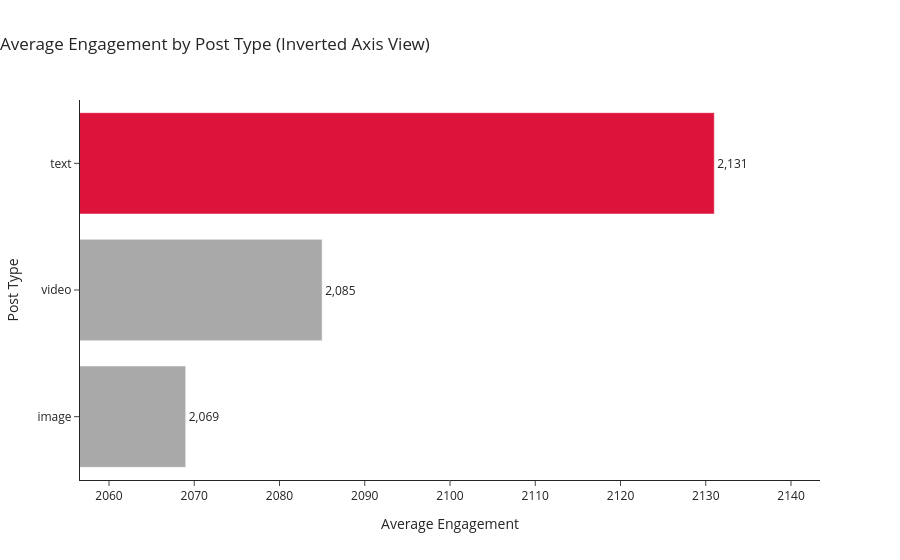

The notebook cell saved with this chart:
### Markdown cell above
5. **Post type with highest average engagement**  
   - Which **type of post** had the highest **average engagement**?

### Code cell
import plotly.express as px

# -------------------------------
# 1. Query data
# -------------------------------
avg_eng = db.query("""
    SELECT 
        post_type,
        ROUND(AVG(likes + shares + comments), 0) AS avg_Engagement
    FROM df
    GROUP BY post_type
    ORDER BY avg_Engagement DESC, post_type
""").df()

# -------------------------------
# 2. Sort for inverted visual
# -------------------------------
avg_eng = avg_eng.sort_values("avg_Engagement", ascending=True)

# -------------------------------
# 3. Color logic (highlight highest only)
# -------------------------------
avg_eng["color"] = [
    "darkgray" if i != len(avg_eng) - 1 else "crimson"
    for i in range(len(avg_eng))
]

# -------------------------------
# 4. Horizontal bar chart with text labels
# -------------------------------
fig = px.bar(
    avg_eng,
    x="avg_Engagement",
    y="post_type",
    orientation="h",
    color="color",
    color_discrete_map="identity",
    text="avg_Engagement",   # ✅ add value labels
    template="simple_white",
    title="Average Engagement by Post Type (Inverted Axis View)"
)

# -------------------------------
# 5. Axis scaling (zoomed emphasis)
# -------------------------------
x_min = avg_eng["avg_Engagement"].min()
x_max = avg_eng["avg_Engagement"].max()
padding = (x_max - x_min) * 0.2

fig.update_layout(
    title_x=0,
    showlegend=False,
    xaxis=dict(
        title="Average Engagement",
        range=[x_min - padding, x_max + padding]
    ),
    yaxis=dict(
        title="Post Type",
        categoryorder="total ascending"
    )
)

# -------------------------------
# 6. Improve text formatting
# -------------------------------
fig.update_traces(
    texttemplate="%{text:,.0f}",
    textposition="outside"
)

# -------------------------------
# 7. Display
# -------------------------------
fig.show()

### Figure 1 — Plotly figure (JSON) as saved in the notebook; plotly's stock layout.template omitted (floating-point values rounded to 4 significant figures)
{"data": [{"hovertemplate": "avg_Engagement=%{text}<br>post_type=%{y}<extra></extra>", "legendgroup": "", "marker": {"color": "darkgray", "pattern": {"shape": ""}}, "name": "", "orientation": "h", "showlegend": false, "text": [2069.0, 2085.0], "textposition": "outside", "texttemplate": "%{text:,.0f}", "type": "bar", "x": [2069.0, 2085.0], "xaxis": "x", "y": ["image", "video"], "yaxis": "y"}, {"hovertemplate": "avg_Engagement=%{text}<br>post_type=%{y}<extra></extra>", "legendgroup": "", "marker": {"color": "crimson", "pattern": {"shape": ""}}, "name": "", "orientation": "h", "showlegend": false, "text": [2131.0], "textposition": "outside", "texttemplate": "%{text:,.0f}", "type": "bar", "x": [2131.0], "xaxis": "x", "y": ["text"], "yaxis": "y"}], "layout": {"barmode": "relative", "legend": {"tracegroupgap": 0}, "showlegend": false, "title": {"text": "Average Engagement by Post Type (Inverted Axis View)", "x": 0}, "xaxis": {"anchor": "y", "domain": [0, 1], "range": [2057.0, 2143.0], "title": {"text": "Average Engagement"}}, "yaxis": {"anchor": "x", "categoryorder": "total ascending", "domain": [0, 1], "title": {"text": "Post Type"}}}}
